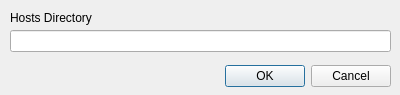
<?xml version="1.0" encoding="UTF-8"?>
<ui version="4.0">
 <class>PathDialog</class>
 <widget class="QDialog" name="PathDialog">
  <property name="geometry">
   <rect>
    <x>0</x>
    <y>0</y>
    <width>400</width>
    <height>95</height>
   </rect>
  </property>
  <property name="sizePolicy">
   <sizepolicy hsizetype="Fixed" vsizetype="Fixed">
    <horstretch>0</horstretch>
    <verstretch>0</verstretch>
   </sizepolicy>
  </property>
  <property name="minimumSize">
   <size>
    <width>400</width>
    <height>95</height>
   </size>
  </property>
  <property name="maximumSize">
   <size>
    <width>400</width>
    <height>95</height>
   </size>
  </property>
  <property name="windowTitle">
   <string>Settings - Path</string>
  </property>
  <property name="windowIcon">
   <iconset>
    <normaloff>icons/wow_rogue.png</normaloff>icons/wow_rogue.png</iconset>
  </property>
  <widget class="QDialogButtonBox" name="buttonBox">
   <property name="geometry">
    <rect>
     <x>50</x>
     <y>60</y>
     <width>341</width>
     <height>32</height>
    </rect>
   </property>
   <property name="orientation">
    <enum>Qt::Horizontal</enum>
   </property>
   <property name="standardButtons">
    <set>QDialogButtonBox::Cancel|QDialogButtonBox::Ok</set>
   </property>
  </widget>
  <widget class="QLineEdit" name="hostsDir">
   <property name="geometry">
    <rect>
     <x>10</x>
     <y>30</y>
     <width>381</width>
     <height>22</height>
    </rect>
   </property>
  </widget>
  <widget class="QLabel" name="label">
   <property name="geometry">
    <rect>
     <x>10</x>
     <y>10</y>
     <width>111</width>
     <height>16</height>
    </rect>
   </property>
   <property name="text">
    <string>Hosts Directory</string>
   </property>
  </widget>
 </widget>
 <resources/>
 <connections>
  <connection>
   <sender>buttonBox</sender>
   <signal>accepted()</signal>
   <receiver>PathDialog</receiver>
   <slot>accept()</slot>
   <hints>
    <hint type="sourcelabel">
     <x>248</x>
     <y>254</y>
    </hint>
    <hint type="destinationlabel">
     <x>157</x>
     <y>274</y>
    </hint>
   </hints>
  </connection>
  <connection>
   <sender>buttonBox</sender>
   <signal>rejected()</signal>
   <receiver>PathDialog</receiver>
   <slot>reject()</slot>
   <hints>
    <hint type="sourcelabel">
     <x>316</x>
     <y>260</y>
    </hint>
    <hint type="destinationlabel">
     <x>286</x>
     <y>274</y>
    </hint>
   </hints>
  </connection>
 </connections>
</ui>
